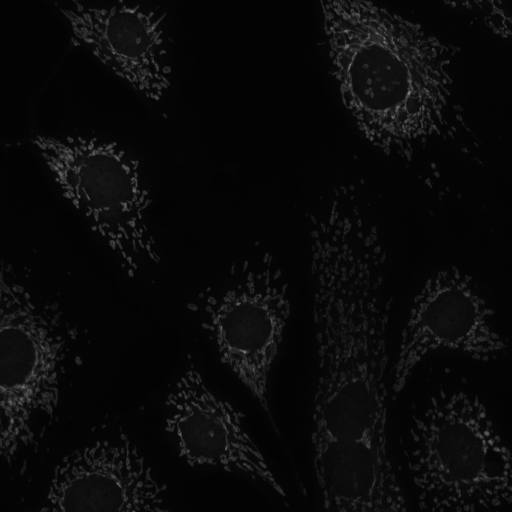
%> input picture Plugins/Model_validation/Bias_free_out_of_distribution_noise/FMD_bias_free_test/image_R_1_avg50.png, 512 x 512 px; the run also reads 1 picture not shown here
$ octave get_quant_values_fmd_bias_free.m   (GNU Octave 9; MATLAB toolbox functions it lacks are replaced by stand-ins)
%> lines starting %> are read from the running program, lines starting %| are printed output that depends on the picture
clc
close all
clear variables

%date: 21st September 2021
%VM: test bias_free FMD image

font = 14;
format long;

addpath('/Users/varunmannam/Desktop/Fall21/Research_Fall21/Sep21/2109/FMD_Bias-free_test/');

target = imread('image_R_1_avg50.png');
%> target is the input picture: size 512x512 uint8; min 3, max 136, mean 9.8
%target = read(target);
target = double(target);
%> target: size 512x512 double


target1= imread('outputImage_Noise2Noise_Denoised_5dB.tif');
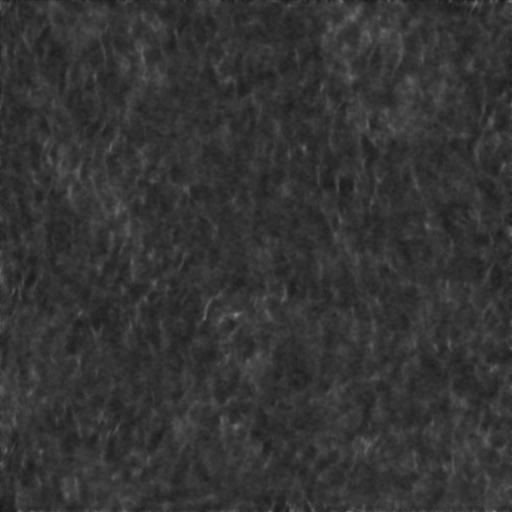
%> input picture Plugins/Model_validation/Bias_free_out_of_distribution_noise/FMD_bias_free_test/outputImage_Noise2Noise_Denoised_5dB.tif, 512 x 512 px
%> target1 is the input picture: size 512x512 single; min 23.92, max 131.2, mean 52.6
target1 = double(target1);
%> target1: size 512x512 double

target2 = imread('outputImage_Noise2Noise_Denoised_10dB.tif');
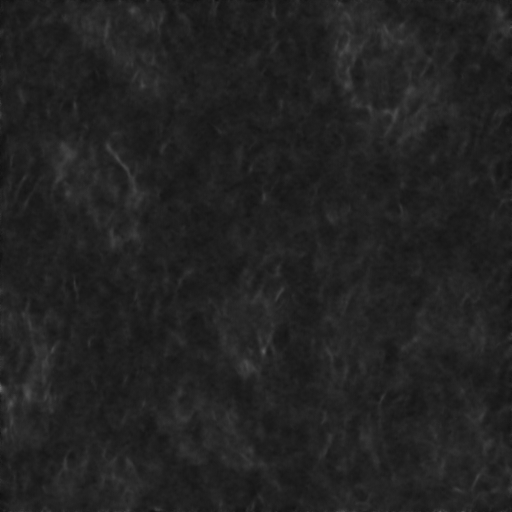
%> input picture Plugins/Model_validation/Bias_free_out_of_distribution_noise/FMD_bias_free_test/outputImage_Noise2Noise_Denoised_10dB.tif, 512 x 512 px
%> target2 is the input picture: size 512x512 single; min 16.58, max 112.3, mean 34.7
target2 = double(target2);
%> target2: size 512x512 double

target3 = imread('outputImage_Noise2Noise_Denoised_15dB.tif');
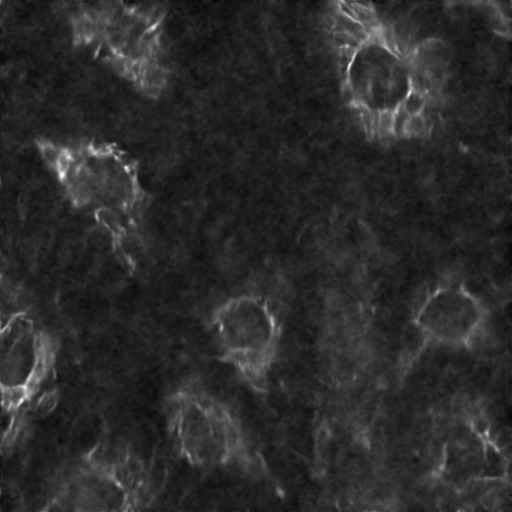
%> input picture Plugins/Model_validation/Bias_free_out_of_distribution_noise/FMD_bias_free_test/outputImage_Noise2Noise_Denoised_15dB.tif, 512 x 512 px
%> target3 is the input picture: size 512x512 single; min 11.12, max 81.19, mean 23.3
target3 = double(target3);
%> target3: size 512x512 double

target4 = imread('outputImage_Noise2Noise_Denoised_20dB.tif');
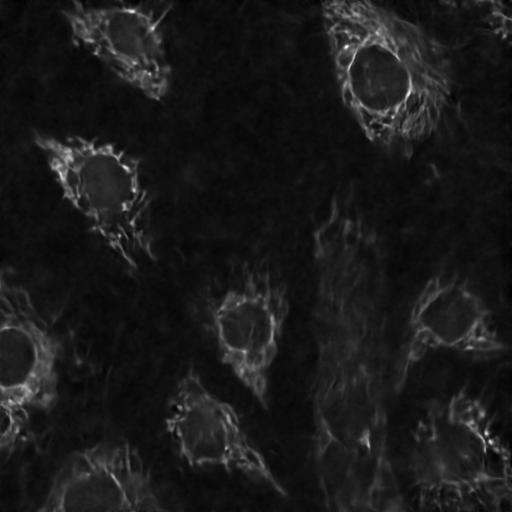
%> input picture Plugins/Model_validation/Bias_free_out_of_distribution_noise/FMD_bias_free_test/outputImage_Noise2Noise_Denoised_20dB.tif, 512 x 512 px
%> target4 is the input picture: size 512x512 single; min 7.36, max 95.88, mean 16.5
target4 = double(target4);
%> target4: size 512x512 double

target5 = imread('outputImage_Noise2Noise_Denoised_25dB.tif');
target5 = double(target5);
%> target5: size 512x512 double

%> (the run ends here)
